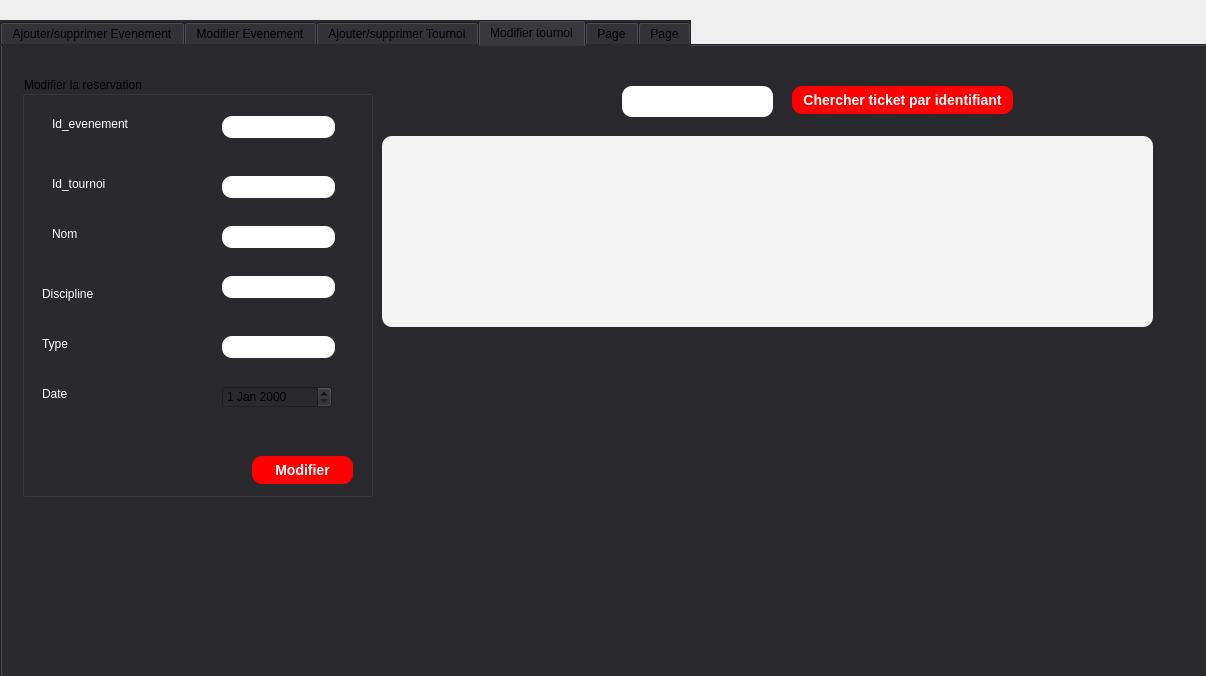
<?xml version="1.0" encoding="UTF-8"?>
<ui version="4.0">
 <class>event</class>
 <widget class="QDialog" name="event">
  <property name="geometry">
   <rect>
    <x>0</x>
    <y>0</y>
    <width>1206</width>
    <height>676</height>
   </rect>
  </property>
  <property name="windowTitle">
   <string>event</string>
  </property>
  <widget class="QTabWidget" name="TABLE">
   <property name="geometry">
    <rect>
     <x>0</x>
     <y>20</y>
     <width>1221</width>
     <height>681</height>
    </rect>
   </property>
   <property name="styleSheet">
    <string notr="true">background-color: rgb(42, 41, 46);</string>
   </property>
   <property name="currentIndex">
    <number>3</number>
   </property>
   <widget class="QWidget" name="tab_29">
    <attribute name="title">
     <string>Ajouter/supprimer Evenement</string>
    </attribute>
    <widget class="QGroupBox" name="groupBox_29">
     <property name="geometry">
      <rect>
       <x>20</x>
       <y>40</y>
       <width>351</width>
       <height>391</height>
      </rect>
     </property>
     <property name="styleSheet">
      <string notr="true">font: 15pt &quot;MS Shell Dlg 2&quot;;
background-color: rgb(21, 30, 45);
color: rgb(255, 255, 255);</string>
     </property>
     <property name="title">
      <string>Ajouter un Evenement</string>
     </property>
     <widget class="QLabel" name="label_133">
      <property name="geometry">
       <rect>
        <x>20</x>
        <y>110</y>
        <width>141</width>
        <height>16</height>
       </rect>
      </property>
      <property name="styleSheet">
       <string notr="true">color: rgb(255, 255, 255);
font: 11pt &quot;MS Shell Dlg 2&quot;;</string>
      </property>
      <property name="text">
       <string>Nom</string>
      </property>
     </widget>
     <widget class="QLineEdit" name="ajouter_nom">
      <property name="geometry">
       <rect>
        <x>190</x>
        <y>110</y>
        <width>113</width>
        <height>22</height>
       </rect>
      </property>
      <property name="styleSheet">
       <string notr="true">color: black;
                                         background-color: white;
                                         border-radius: 10px;
                                         font: bold 14px;</string>
      </property>
     </widget>
     <widget class="QPushButton" name="ajouter_even">
      <property name="geometry">
       <rect>
        <x>230</x>
        <y>360</y>
        <width>101</width>
        <height>28</height>
       </rect>
      </property>
      <property name="styleSheet">
       <string notr="true">color: white;
                                         
background-color: rgb(255, 0, 0);
                                         border-radius: 10px;
                                         font: bold 14px;</string>
      </property>
      <property name="text">
       <string>Ajouter</string>
      </property>
     </widget>
     <widget class="QLabel" name="label_134">
      <property name="geometry">
       <rect>
        <x>20</x>
        <y>60</y>
        <width>131</width>
        <height>16</height>
       </rect>
      </property>
      <property name="styleSheet">
       <string notr="true">color: rgb(255, 255, 255);
font: 11pt &quot;MS Shell Dlg 2&quot;;</string>
      </property>
      <property name="text">
       <string>Id_evenement</string>
      </property>
     </widget>
     <widget class="QLineEdit" name="ajouter_id_evenement">
      <property name="geometry">
       <rect>
        <x>190</x>
        <y>60</y>
        <width>113</width>
        <height>22</height>
       </rect>
      </property>
      <property name="styleSheet">
       <string notr="true">color: black;
                                         background-color: white;
                                         border-radius: 10px;
                                         font: bold 14px;</string>
      </property>
      <property name="text">
       <string/>
      </property>
     </widget>
     <widget class="QLabel" name="label_135">
      <property name="geometry">
       <rect>
        <x>20</x>
        <y>160</y>
        <width>131</width>
        <height>16</height>
       </rect>
      </property>
      <property name="styleSheet">
       <string notr="true">color: rgb(255, 255, 255);
font: 11pt &quot;MS Shell Dlg 2&quot;;</string>
      </property>
      <property name="text">
       <string>Lieu </string>
      </property>
     </widget>
     <widget class="QLineEdit" name="ajouter_lieu">
      <property name="geometry">
       <rect>
        <x>190</x>
        <y>160</y>
        <width>113</width>
        <height>22</height>
       </rect>
      </property>
      <property name="styleSheet">
       <string notr="true">color: black;
                                         background-color: white;
                                         border-radius: 10px;
                                         font: bold 14px;</string>
      </property>
     </widget>
    </widget>
    <widget class="QPushButton" name="supprimer_even">
     <property name="geometry">
      <rect>
       <x>20</x>
       <y>440</y>
       <width>241</width>
       <height>31</height>
      </rect>
     </property>
     <property name="styleSheet">
      <string notr="true">color: white;
                                         
background-color: rgb(255, 0, 0);
                                         border-radius: 10px;
                                         font: bold 14px;
</string>
     </property>
     <property name="text">
      <string>Supprimer par identifiant</string>
     </property>
    </widget>
    <widget class="QTableView" name="table_eve">
     <property name="geometry">
      <rect>
       <x>400</x>
       <y>60</y>
       <width>771</width>
       <height>361</height>
      </rect>
     </property>
     <property name="styleSheet">
      <string notr="true">color: black;
                                        
background-color: rgb(245, 245, 245);
font: 14pt &quot;MS Shell Dlg 2&quot;;
                                         border-radius: 10px;
                                         font: bold 14px;</string>
     </property>
    </widget>
    <widget class="QLineEdit" name="supprimer_even_2">
     <property name="geometry">
      <rect>
       <x>270</x>
       <y>440</y>
       <width>91</width>
       <height>31</height>
      </rect>
     </property>
     <property name="styleSheet">
      <string notr="true">color: black;
                                         background-color: white;
                                         border-radius: 10px;
                                         font: bold 14px;</string>
     </property>
     <property name="text">
      <string/>
     </property>
    </widget>
    <widget class="QRadioButton" name="tri_desc_even">
     <property name="geometry">
      <rect>
       <x>950</x>
       <y>20</y>
       <width>121</width>
       <height>31</height>
      </rect>
     </property>
     <property name="styleSheet">
      <string notr="true">color: white;
                                         
background-color: rgb(255, 0, 0);
                                         border-radius: 10px;
                                         font: bold 14px;</string>
     </property>
     <property name="text">
      <string>Decroissant</string>
     </property>
    </widget>
    <widget class="QRadioButton" name="tri_asc_even">
     <property name="geometry">
      <rect>
       <x>820</x>
       <y>20</y>
       <width>111</width>
       <height>31</height>
      </rect>
     </property>
     <property name="styleSheet">
      <string notr="true">color: white;
                                         
background-color: rgb(255, 0, 0);
                                         border-radius: 10px;
                                         font: bold 14px;</string>
     </property>
     <property name="text">
      <string>Croissante</string>
     </property>
    </widget>
   </widget>
   <widget class="QWidget" name="tab_30">
    <attribute name="title">
     <string>Modifier Evenement</string>
    </attribute>
    <widget class="QGroupBox" name="groupBox_30">
     <property name="geometry">
      <rect>
       <x>40</x>
       <y>50</y>
       <width>351</width>
       <height>371</height>
      </rect>
     </property>
     <property name="styleSheet">
      <string notr="true">font: 12pt &quot;MS Shell Dlg 2&quot;;</string>
     </property>
     <property name="title">
      <string>Modifier la reservation</string>
     </property>
     <widget class="QPushButton" name="modifier_even">
      <property name="geometry">
       <rect>
        <x>230</x>
        <y>330</y>
        <width>101</width>
        <height>28</height>
       </rect>
      </property>
      <property name="styleSheet">
       <string notr="true">color: white;
                                         
background-color: rgb(255, 0, 0);
                                         border-radius: 10px;
                                         font: bold 14px;</string>
      </property>
      <property name="text">
       <string>Modifier</string>
      </property>
     </widget>
     <widget class="QLineEdit" name="modifier_id_evenement">
      <property name="geometry">
       <rect>
        <x>200</x>
        <y>30</y>
        <width>113</width>
        <height>22</height>
       </rect>
      </property>
      <property name="styleSheet">
       <string notr="true">color: black;
                                         background-color: white;
                                         border-radius: 10px;
                                         font: bold 14px;</string>
      </property>
      <property name="text">
       <string/>
      </property>
     </widget>
     <widget class="QLineEdit" name="modifier_lieu">
      <property name="geometry">
       <rect>
        <x>200</x>
        <y>130</y>
        <width>113</width>
        <height>22</height>
       </rect>
      </property>
      <property name="styleSheet">
       <string notr="true">color: black;
                                         background-color: white;
                                         border-radius: 10px;
                                         font: bold 14px;</string>
      </property>
     </widget>
     <widget class="QLabel" name="label_142">
      <property name="geometry">
       <rect>
        <x>30</x>
        <y>80</y>
        <width>55</width>
        <height>16</height>
       </rect>
      </property>
      <property name="styleSheet">
       <string notr="true">color: rgb(255, 255, 255);
font: 11pt &quot;MS Shell Dlg 2&quot;;</string>
      </property>
      <property name="text">
       <string>Nom</string>
      </property>
     </widget>
     <widget class="QLabel" name="label_143">
      <property name="geometry">
       <rect>
        <x>30</x>
        <y>130</y>
        <width>111</width>
        <height>16</height>
       </rect>
      </property>
      <property name="styleSheet">
       <string notr="true">color: rgb(255, 255, 255);
font: 11pt &quot;MS Shell Dlg 2&quot;;</string>
      </property>
      <property name="text">
       <string>Lieu</string>
      </property>
     </widget>
     <widget class="QLabel" name="label_144">
      <property name="geometry">
       <rect>
        <x>30</x>
        <y>30</y>
        <width>121</width>
        <height>16</height>
       </rect>
      </property>
      <property name="styleSheet">
       <string notr="true">color: rgb(255, 255, 255);
font: 11pt &quot;MS Shell Dlg 2&quot;;</string>
      </property>
      <property name="text">
       <string>Id_Evenement</string>
      </property>
     </widget>
     <widget class="QLineEdit" name="modifier_nom">
      <property name="geometry">
       <rect>
        <x>200</x>
        <y>80</y>
        <width>113</width>
        <height>22</height>
       </rect>
      </property>
      <property name="styleSheet">
       <string notr="true">color: black;
                                         background-color: white;
                                         border-radius: 10px;
                                         font: bold 14px;</string>
      </property>
     </widget>
    </widget>
    <widget class="QLineEdit" name="chercher_eve">
     <property name="geometry">
      <rect>
       <x>630</x>
       <y>60</y>
       <width>151</width>
       <height>31</height>
      </rect>
     </property>
     <property name="styleSheet">
      <string notr="true">color: black;
                                         background-color: white;
                                         border-radius: 10px;
                                         font: bold 14px;</string>
     </property>
    </widget>
    <widget class="QPushButton" name="chercher_modif_eve">
     <property name="geometry">
      <rect>
       <x>810</x>
       <y>60</y>
       <width>251</width>
       <height>28</height>
      </rect>
     </property>
     <property name="styleSheet">
      <string notr="true">color: white;
                                         
background-color: rgb(255, 0, 0);
                                         border-radius: 10px;
                                         font: bold 14px;</string>
     </property>
     <property name="text">
      <string>Chercher reservation par identifiant</string>
     </property>
    </widget>
    <widget class="QTableView" name="table_evee">
     <property name="geometry">
      <rect>
       <x>410</x>
       <y>110</y>
       <width>771</width>
       <height>171</height>
      </rect>
     </property>
     <property name="styleSheet">
      <string notr="true">color: black;
                                        
background-color: rgb(245, 245, 245);
font: 14pt &quot;MS Shell Dlg 2&quot;;
                                         border-radius: 10px;
                                         font: bold 14px;</string>
     </property>
    </widget>
   </widget>
   <widget class="QWidget" name="tab">
    <attribute name="title">
     <string>Ajouter/supprimer Tournoi</string>
    </attribute>
    <widget class="QPushButton" name="supprimer_tourn">
     <property name="geometry">
      <rect>
       <x>10</x>
       <y>400</y>
       <width>241</width>
       <height>31</height>
      </rect>
     </property>
     <property name="styleSheet">
      <string notr="true">color: white;
                                         
background-color: rgb(255, 0, 0);
                                         border-radius: 10px;
                                         font: bold 14px;
</string>
     </property>
     <property name="text">
      <string>Supprimer par identifiant</string>
     </property>
    </widget>
    <widget class="QGroupBox" name="groupBox_31">
     <property name="geometry">
      <rect>
       <x>10</x>
       <y>30</y>
       <width>351</width>
       <height>361</height>
      </rect>
     </property>
     <property name="styleSheet">
      <string notr="true">font: 12pt &quot;MS Shell Dlg 2&quot;;</string>
     </property>
     <property name="title">
      <string>Ajouter un ticket</string>
     </property>
     <widget class="QLabel" name="label_145">
      <property name="geometry">
       <rect>
        <x>20</x>
        <y>60</y>
        <width>111</width>
        <height>16</height>
       </rect>
      </property>
      <property name="styleSheet">
       <string notr="true">color: rgb(255, 255, 255);
font: 11pt &quot;MS Shell Dlg 2&quot;;</string>
      </property>
      <property name="text">
       <string>Id_tournoi</string>
      </property>
     </widget>
     <widget class="QLineEdit" name="ajouter_idt">
      <property name="geometry">
       <rect>
        <x>190</x>
        <y>50</y>
        <width>113</width>
        <height>22</height>
       </rect>
      </property>
      <property name="styleSheet">
       <string notr="true">color: black;
                                         background-color: white;
                                         border-radius: 10px;
                                         font: bold 14px;</string>
      </property>
     </widget>
     <widget class="QPushButton" name="ajouter_tour">
      <property name="geometry">
       <rect>
        <x>240</x>
        <y>330</y>
        <width>101</width>
        <height>28</height>
       </rect>
      </property>
      <property name="styleSheet">
       <string notr="true">color: white;
                                         
background-color: rgb(255, 0, 0);
                                         border-radius: 10px;
                                         font: bold 14px;</string>
      </property>
      <property name="text">
       <string>Ajouter</string>
      </property>
     </widget>
     <widget class="QLabel" name="label_148">
      <property name="geometry">
       <rect>
        <x>20</x>
        <y>110</y>
        <width>111</width>
        <height>16</height>
       </rect>
      </property>
      <property name="styleSheet">
       <string notr="true">color: rgb(255, 255, 255);
font: 11pt &quot;MS Shell Dlg 2&quot;;</string>
      </property>
      <property name="text">
       <string>Nom</string>
      </property>
     </widget>
     <widget class="QLineEdit" name="ajouter_nom_tr">
      <property name="geometry">
       <rect>
        <x>190</x>
        <y>110</y>
        <width>113</width>
        <height>22</height>
       </rect>
      </property>
      <property name="styleSheet">
       <string notr="true">color: black;
                                         background-color: white;
                                         border-radius: 10px;
                                         font: bold 14px;</string>
      </property>
     </widget>
     <widget class="QLabel" name="label_151">
      <property name="geometry">
       <rect>
        <x>20</x>
        <y>160</y>
        <width>111</width>
        <height>16</height>
       </rect>
      </property>
      <property name="styleSheet">
       <string notr="true">color: rgb(255, 255, 255);
font: 11pt &quot;MS Shell Dlg 2&quot;;</string>
      </property>
      <property name="text">
       <string>Discipline</string>
      </property>
     </widget>
     <widget class="QLabel" name="label_154">
      <property name="geometry">
       <rect>
        <x>20</x>
        <y>230</y>
        <width>111</width>
        <height>16</height>
       </rect>
      </property>
      <property name="styleSheet">
       <string notr="true">color: rgb(255, 255, 255);
font: 11pt &quot;MS Shell Dlg 2&quot;;</string>
      </property>
      <property name="text">
       <string>Type</string>
      </property>
     </widget>
     <widget class="QLabel" name="label_155">
      <property name="geometry">
       <rect>
        <x>20</x>
        <y>290</y>
        <width>111</width>
        <height>16</height>
       </rect>
      </property>
      <property name="styleSheet">
       <string notr="true">color: rgb(255, 255, 255);
font: 11pt &quot;MS Shell Dlg 2&quot;;</string>
      </property>
      <property name="text">
       <string>Date</string>
      </property>
     </widget>
     <widget class="QLineEdit" name="ajouter_dis_tr">
      <property name="geometry">
       <rect>
        <x>190</x>
        <y>160</y>
        <width>113</width>
        <height>22</height>
       </rect>
      </property>
      <property name="styleSheet">
       <string notr="true">color: black;
                                         background-color: white;
                                         border-radius: 10px;
                                         font: bold 14px;</string>
      </property>
     </widget>
     <widget class="QLineEdit" name="ajouter_typ_tr">
      <property name="geometry">
       <rect>
        <x>190</x>
        <y>230</y>
        <width>113</width>
        <height>22</height>
       </rect>
      </property>
      <property name="styleSheet">
       <string notr="true">color: black;
                                         background-color: white;
                                         border-radius: 10px;
                                         font: bold 14px;</string>
      </property>
     </widget>
     <widget class="QDateEdit" name="ajouter_date_tr">
      <property name="geometry">
       <rect>
        <x>190</x>
        <y>290</y>
        <width>110</width>
        <height>22</height>
       </rect>
      </property>
     </widget>
    </widget>
    <widget class="QRadioButton" name="tri_asc_tour">
     <property name="geometry">
      <rect>
       <x>810</x>
       <y>10</y>
       <width>111</width>
       <height>31</height>
      </rect>
     </property>
     <property name="styleSheet">
      <string notr="true">color: white;
                                         
background-color: rgb(255, 0, 0);
                                         border-radius: 10px;
                                         font: bold 14px;</string>
     </property>
     <property name="text">
      <string>Croissante</string>
     </property>
    </widget>
    <widget class="QLineEdit" name="supprimer_tour">
     <property name="geometry">
      <rect>
       <x>260</x>
       <y>400</y>
       <width>91</width>
       <height>31</height>
      </rect>
     </property>
     <property name="styleSheet">
      <string notr="true">color: black;
                                         background-color: white;
                                         border-radius: 10px;
                                         font: bold 14px;</string>
     </property>
     <property name="text">
      <string/>
     </property>
    </widget>
    <widget class="QRadioButton" name="tri_desc_tour">
     <property name="geometry">
      <rect>
       <x>940</x>
       <y>10</y>
       <width>121</width>
       <height>31</height>
      </rect>
     </property>
     <property name="styleSheet">
      <string notr="true">color: white;
                                         
background-color: rgb(255, 0, 0);
                                         border-radius: 10px;
                                         font: bold 14px;</string>
     </property>
     <property name="text">
      <string>Decroissant</string>
     </property>
    </widget>
    <widget class="QTableView" name="table_tour">
     <property name="geometry">
      <rect>
       <x>380</x>
       <y>60</y>
       <width>771</width>
       <height>361</height>
      </rect>
     </property>
     <property name="styleSheet">
      <string notr="true">color: black;
                                        
background-color: rgb(245, 245, 245);
font: 14pt &quot;MS Shell Dlg 2&quot;;
                                         border-radius: 10px;
                                         font: bold 14px;</string>
     </property>
    </widget>
    <widget class="QGroupBox" name="groupBox_33">
     <property name="geometry">
      <rect>
       <x>10</x>
       <y>450</y>
       <width>351</width>
       <height>171</height>
      </rect>
     </property>
     <property name="styleSheet">
      <string notr="true">font: 12pt &quot;MS Shell Dlg 2&quot;;</string>
     </property>
     <property name="title">
      <string>Ajouter un ticket</string>
     </property>
     <widget class="QLabel" name="label_146">
      <property name="geometry">
       <rect>
        <x>20</x>
        <y>30</y>
        <width>121</width>
        <height>16</height>
       </rect>
      </property>
      <property name="styleSheet">
       <string notr="true">color: rgb(255, 255, 255);
font: 11pt &quot;MS Shell Dlg 2&quot;;</string>
      </property>
      <property name="text">
       <string>Id_evenement</string>
      </property>
     </widget>
     <widget class="QLabel" name="label_150">
      <property name="geometry">
       <rect>
        <x>20</x>
        <y>70</y>
        <width>111</width>
        <height>16</height>
       </rect>
      </property>
      <property name="styleSheet">
       <string notr="true">color: rgb(255, 255, 255);
font: 11pt &quot;MS Shell Dlg 2&quot;;</string>
      </property>
      <property name="text">
       <string>Id_tournoi</string>
      </property>
     </widget>
     <widget class="QComboBox" name="combo_Id_evenement_2">
      <property name="geometry">
       <rect>
        <x>210</x>
        <y>30</y>
        <width>101</width>
        <height>21</height>
       </rect>
      </property>
     </widget>
     <widget class="QComboBox" name="combo_Idt_2">
      <property name="geometry">
       <rect>
        <x>210</x>
        <y>70</y>
        <width>101</width>
        <height>21</height>
       </rect>
      </property>
     </widget>
     <widget class="QPushButton" name="pushButton">
      <property name="geometry">
       <rect>
        <x>240</x>
        <y>120</y>
        <width>101</width>
        <height>31</height>
       </rect>
      </property>
      <property name="styleSheet">
       <string notr="true">color: white;
                                         
background-color: rgb(255, 0, 0);
                                         border-radius: 10px;
                                         font: bold 14px;
</string>
      </property>
      <property name="text">
       <string>Affecter</string>
      </property>
     </widget>
    </widget>
   </widget>
   <widget class="QWidget" name="tab_2">
    <attribute name="title">
     <string>Modifier tournoi</string>
    </attribute>
    <widget class="QPushButton" name="chercher_modif_tour">
     <property name="geometry">
      <rect>
       <x>790</x>
       <y>40</y>
       <width>221</width>
       <height>28</height>
      </rect>
     </property>
     <property name="styleSheet">
      <string notr="true">color: white;
                                         
background-color: rgb(255, 0, 0);
                                         border-radius: 10px;
                                         font: bold 14px;</string>
     </property>
     <property name="text">
      <string>Chercher ticket par identifiant</string>
     </property>
    </widget>
    <widget class="QGroupBox" name="groupBox_32">
     <property name="geometry">
      <rect>
       <x>20</x>
       <y>30</y>
       <width>351</width>
       <height>421</height>
      </rect>
     </property>
     <property name="styleSheet">
      <string notr="true">font: 12pt &quot;MS Shell Dlg 2&quot;;</string>
     </property>
     <property name="title">
      <string>Modifier la reservation</string>
     </property>
     <widget class="QPushButton" name="modifier_tour">
      <property name="geometry">
       <rect>
        <x>230</x>
        <y>380</y>
        <width>101</width>
        <height>28</height>
       </rect>
      </property>
      <property name="styleSheet">
       <string notr="true">color: white;
                                         
background-color: rgb(255, 0, 0);
                                         border-radius: 10px;
                                         font: bold 14px;</string>
      </property>
      <property name="text">
       <string>Modifier</string>
      </property>
     </widget>
     <widget class="QLineEdit" name="modifier_nom_tr">
      <property name="geometry">
       <rect>
        <x>200</x>
        <y>150</y>
        <width>113</width>
        <height>22</height>
       </rect>
      </property>
      <property name="styleSheet">
       <string notr="true">color: black;
                                         background-color: white;
                                         border-radius: 10px;
                                         font: bold 14px;</string>
      </property>
     </widget>
     <widget class="QLineEdit" name="modifier_id_evenement_2">
      <property name="geometry">
       <rect>
        <x>200</x>
        <y>40</y>
        <width>113</width>
        <height>22</height>
       </rect>
      </property>
      <property name="styleSheet">
       <string notr="true">color: black;
                                         background-color: white;
                                         border-radius: 10px;
                                         font: bold 14px;</string>
      </property>
      <property name="text">
       <string/>
      </property>
     </widget>
     <widget class="QLineEdit" name="modifier_idt">
      <property name="geometry">
       <rect>
        <x>200</x>
        <y>100</y>
        <width>113</width>
        <height>22</height>
       </rect>
      </property>
      <property name="styleSheet">
       <string notr="true">color: black;
                                         background-color: white;
                                         border-radius: 10px;
                                         font: bold 14px;</string>
      </property>
     </widget>
     <widget class="QLabel" name="label_149">
      <property name="geometry">
       <rect>
        <x>30</x>
        <y>240</y>
        <width>111</width>
        <height>16</height>
       </rect>
      </property>
      <property name="styleSheet">
       <string notr="true">color: rgb(255, 255, 255);
font: 11pt &quot;MS Shell Dlg 2&quot;;</string>
      </property>
      <property name="text">
       <string/>
      </property>
     </widget>
     <widget class="QLabel" name="label_152">
      <property name="geometry">
       <rect>
        <x>30</x>
        <y>100</y>
        <width>111</width>
        <height>16</height>
       </rect>
      </property>
      <property name="styleSheet">
       <string notr="true">color: rgb(255, 255, 255);
font: 11pt &quot;MS Shell Dlg 2&quot;;</string>
      </property>
      <property name="text">
       <string>Id_tournoi</string>
      </property>
     </widget>
     <widget class="QLabel" name="label_153">
      <property name="geometry">
       <rect>
        <x>30</x>
        <y>40</y>
        <width>101</width>
        <height>16</height>
       </rect>
      </property>
      <property name="styleSheet">
       <string notr="true">color: rgb(255, 255, 255);
font: 11pt &quot;MS Shell Dlg 2&quot;;</string>
      </property>
      <property name="text">
       <string>Id_evenement</string>
      </property>
     </widget>
     <widget class="QLabel" name="label_156">
      <property name="geometry">
       <rect>
        <x>30</x>
        <y>150</y>
        <width>111</width>
        <height>16</height>
       </rect>
      </property>
      <property name="styleSheet">
       <string notr="true">color: rgb(255, 255, 255);
font: 11pt &quot;MS Shell Dlg 2&quot;;</string>
      </property>
      <property name="text">
       <string>Nom</string>
      </property>
     </widget>
     <widget class="QLabel" name="label_157">
      <property name="geometry">
       <rect>
        <x>20</x>
        <y>210</y>
        <width>111</width>
        <height>16</height>
       </rect>
      </property>
      <property name="styleSheet">
       <string notr="true">color: rgb(255, 255, 255);
font: 11pt &quot;MS Shell Dlg 2&quot;;</string>
      </property>
      <property name="text">
       <string>Discipline</string>
      </property>
     </widget>
     <widget class="QLabel" name="label_158">
      <property name="geometry">
       <rect>
        <x>20</x>
        <y>260</y>
        <width>111</width>
        <height>16</height>
       </rect>
      </property>
      <property name="styleSheet">
       <string notr="true">color: rgb(255, 255, 255);
font: 11pt &quot;MS Shell Dlg 2&quot;;</string>
      </property>
      <property name="text">
       <string>Type</string>
      </property>
     </widget>
     <widget class="QLabel" name="label_159">
      <property name="geometry">
       <rect>
        <x>20</x>
        <y>310</y>
        <width>111</width>
        <height>16</height>
       </rect>
      </property>
      <property name="styleSheet">
       <string notr="true">color: rgb(255, 255, 255);
font: 11pt &quot;MS Shell Dlg 2&quot;;</string>
      </property>
      <property name="text">
       <string>Date</string>
      </property>
     </widget>
     <widget class="QLineEdit" name="modifier_dis_tr">
      <property name="geometry">
       <rect>
        <x>200</x>
        <y>200</y>
        <width>113</width>
        <height>22</height>
       </rect>
      </property>
      <property name="styleSheet">
       <string notr="true">color: black;
                                         background-color: white;
                                         border-radius: 10px;
                                         font: bold 14px;</string>
      </property>
     </widget>
     <widget class="QLineEdit" name="modifier_typ_tr">
      <property name="geometry">
       <rect>
        <x>200</x>
        <y>260</y>
        <width>113</width>
        <height>22</height>
       </rect>
      </property>
      <property name="styleSheet">
       <string notr="true">color: black;
                                         background-color: white;
                                         border-radius: 10px;
                                         font: bold 14px;</string>
      </property>
     </widget>
     <widget class="QDateEdit" name="modifier_date_tr">
      <property name="geometry">
       <rect>
        <x>200</x>
        <y>310</y>
        <width>110</width>
        <height>22</height>
       </rect>
      </property>
     </widget>
    </widget>
    <widget class="QTableView" name="table_Re_tour">
     <property name="geometry">
      <rect>
       <x>380</x>
       <y>90</y>
       <width>771</width>
       <height>191</height>
      </rect>
     </property>
     <property name="styleSheet">
      <string notr="true">color: black;
                                        
background-color: rgb(245, 245, 245);
font: 14pt &quot;MS Shell Dlg 2&quot;;
                                         border-radius: 10px;
                                         font: bold 14px;</string>
     </property>
    </widget>
    <widget class="QLineEdit" name="chercher_res_2">
     <property name="geometry">
      <rect>
       <x>620</x>
       <y>40</y>
       <width>151</width>
       <height>31</height>
      </rect>
     </property>
     <property name="styleSheet">
      <string notr="true">color: black;
                                         background-color: white;
                                         border-radius: 10px;
                                         font: bold 14px;</string>
     </property>
    </widget>
   </widget>
   <widget class="QWidget" name="tab_3">
    <attribute name="title">
     <string>Page</string>
    </attribute>
   </widget>
   <widget class="QWidget" name="tab_4">
    <attribute name="title">
     <string>Page</string>
    </attribute>
   </widget>
  </widget>
 </widget>
 <layoutdefault spacing="6" margin="11"/>
 <resources/>
 <connections/>
</ui>
